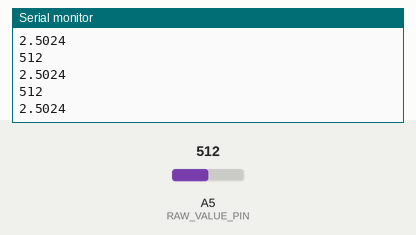
Bench run of a sketch on a simulated Arduino Mega 2560, built with avr-gcc and run on an emulated ATmega2560. On the bench: the last lines printed to the serial monitor. The test bench sets the inputs (shaded band); at power-on: A5 (RAW_VALUE_PIN) = 512.

Above: at 1.2 s.
1.3 s: A5 (RAW_VALUE_PIN) set to 716
At 1.69 s:
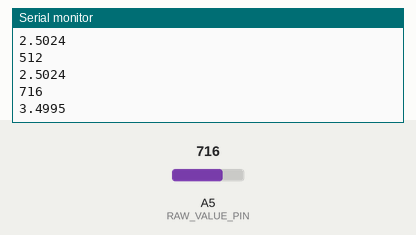
2.8 s: A5 (RAW_VALUE_PIN) set to 900
At 2.94 s:
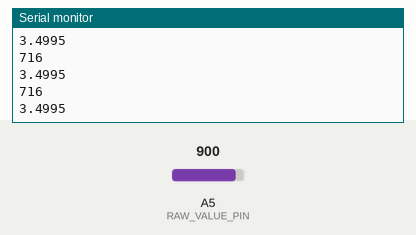
Timing chart, 0 to 5.8 s (numbered marks = the images above; inputs shaded):
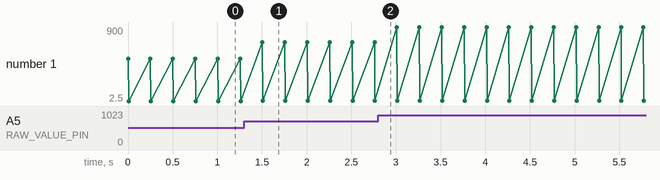

Measured:
- after the input at 1.3 s, the serial monitor: prints a new line after 0.21 s (image 1)
- plotted number 1: 2.5 → 3.5 after the input at 1.3 s, 3.5 → 4.4 after the input at 2.8 s

The sketch:

SerialMonitor.ino
```cpp
// ---
// Prints a "1" to the monitor
//
// Setup,
// - create sketch.yaml with attach cmd
// - kill any existing monitor
// - deploy code
// - start monitor
// ---

const int RAW_VALUE_PIN = A5;
const int LOG_FREQUENCY = 250;
const unsigned long BAUD_RATE = 9600;

void setup() {
  pinMode(RAW_VALUE_PIN, INPUT);
  Serial.begin(BAUD_RATE);
}

void loop() {
  int val = analogRead(RAW_VALUE_PIN);
  float voltage = val * (5.0 / 1023.0);

  Serial.println(val);         // raw value ... 10 bit read 2^10
  Serial.println(voltage, 4);  // voltage

  delay(LOG_FREQUENCY);  // delay so buf is not flooded
}
```
